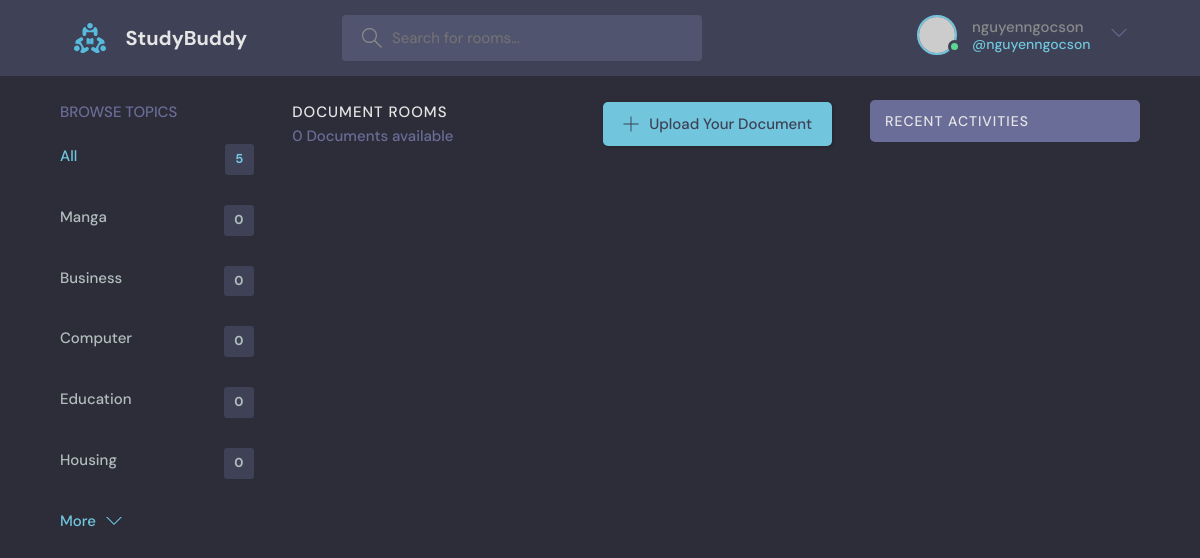
The page / (signed in) on the database its author committed.
### base/models.py (models this page shows, shortened)
class Topic(models.Model):
    name = models.CharField(max_length=200)

### base/views.py (the view)
# urls.py: path('', views.home, name="home"),
def home(request):
    q = request.GET.get('q') if request.GET.get('q') != None else ''
    documents = Document.objects.filter(
        Q(topic__name__icontains=q) |
        Q(name__icontains=q) |
        Q(author__username__icontains=q) |
        Q(description__icontains=q))
    topics = Topic.objects.all()
    comments = Comment.objects.filter(Q(document__topic__name__icontains=q))
    context = {'documents': documents, 'topics': topics, 'comments': comments}
    return render(request, 'base/home.html', context)

### base/templates/base/home.html (shortened to what this page needs)
{% extends 'main.html' %}
{% block content %}
<main class="layout layout--3">
  <div class="container">
    {% include 'base/topic_component.html' %}
    <div class="roomList">
      <div class="roomList__header">
        <div>
          <h2>Document Rooms</h2>
          <p>{{documents.count}} Documents available</p>
        </div>
        <a class="btn btn--main" href="{% url 'create-document' %}">
          <svg version="1.1" xmlns="http://www.w3.org/2000/svg" width="32" height="32" viewBox="0 0 32 32">
            <title>add</title>
            <path
              d="M16.943 0.943h-1.885v14.115h-14.115v1.885h14.115v14.115h1.885v-14.115h14.115v-1.885h-14.115v-14.115z">
            </path>
          </svg>
          Upload Your Document
        </a>
      </div>
    </div>
      {% include 'base/activity_component.html' %}
  </div>
</main>
{% endblock content %}

### templates/navbar.html (shortened to what this page needs)
{% load static %}
<header class="header header--loggedIn">
    <div class="container">
        <a href="{% url 'home' %}" class="header__logo">
            <img src="{% static 'images/logo.svg' %}" />
            <h1>StudyBuddy</h1>
        </a>
        <form class="header__search" method="GET" action {% url 'home' %}>
            <label>
                <input name="q" placeholder="Search for rooms..." />
            </label>
        <nav class="header__menu">
            {% if request.user.is_authenticated %}
            <div class="header__user">
                <a href="{% url 'profile' request.user.id %}">
                    <div class="avatar avatar--medium active">
                        <img src="https://randomuser.me/api/portraits/men/37.jpg" />
                    </div>
                    <p>{{request.user.username}} <span>@{{request.user.username}}</span></p>
                </a>
                <button class="dropdown-button">
                    <svg version="1.1" xmlns="http://www.w3.org/2000/svg" width="32" height="32" viewBox="0 0 32 32">
                        <title>chevron-down</title>
                        <path d="M16 21l-13-13h-3l16 16 16-16h-3l-13 13z"></path>
                    </svg>
                </button>
            </div>
            {% else %}
            <a href={% url 'login' %}>
                <img src="{% static 'images/avatar.svg' %}" />
                <p>Login</p>
            </a>
            {% endif %}
        </nav>
    </div>
</header>

### base/templates/base/topic_component.html
<div class="topics">
    <div class="topics__header">
      <h2>Browse Topics</h2>
    </div>
    <ul class="topics__list">
      <li>
        <a href="{% url 'home' %}" class="active">All <span>{{topics.count}}</span></a>
      </li>
      {% for topic in topics %}
      <li>
        <a href="{% url 'home' %}?q={{topic.name}}">{{topic.name}} <span>{{topic.document_set.all.count}}</span></a>
      </li>
      {% endfor %}
    </ul>
    <a class="btn btn--link" href="topics.html">
      More
      <svg version="1.1" xmlns="http://www.w3.org/2000/svg" width="32" height="32" viewBox="0 0 32 32">
        <title>chevron-down</title>
        <path d="M16 21l-13-13h-3l16 16 16-16h-3l-13 13z"></path>
      </svg>
    </a>
  </div>

### rows shown on the page
Topic: name "Manga", document_set.all.count "0"
Topic: name "Business", document_set.all.count "0"
Topic: name "Computer", document_set.all.count "0"
Topic: name "Education", document_set.all.count "0"
Topic: name "Housing", document_set.all.count "0"

### other values the page prints
{{ request.user.username }} "nguyenngocson"
{{ topics.count }} "5"
{{ documents.count }} "0"
